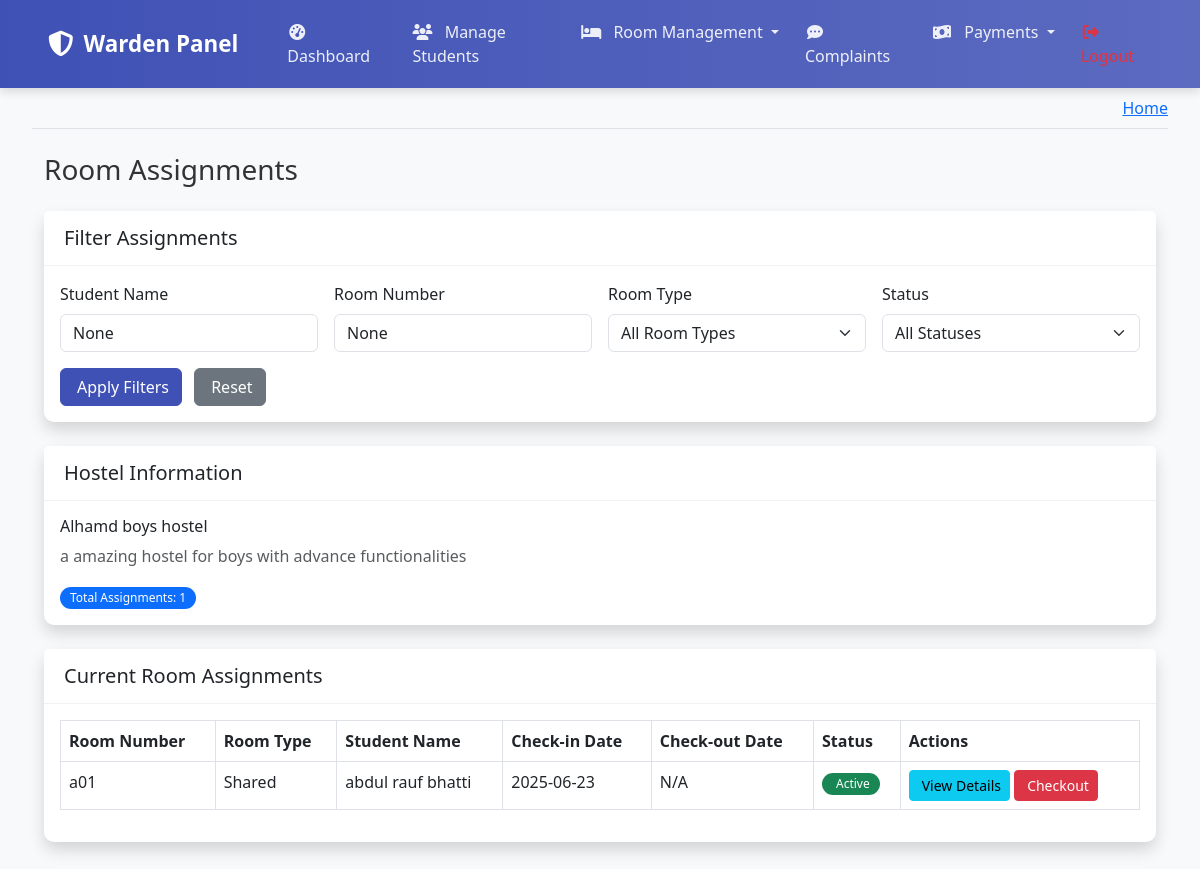
Page /warden/room-assignments/ (signed in) on the earlier database version.
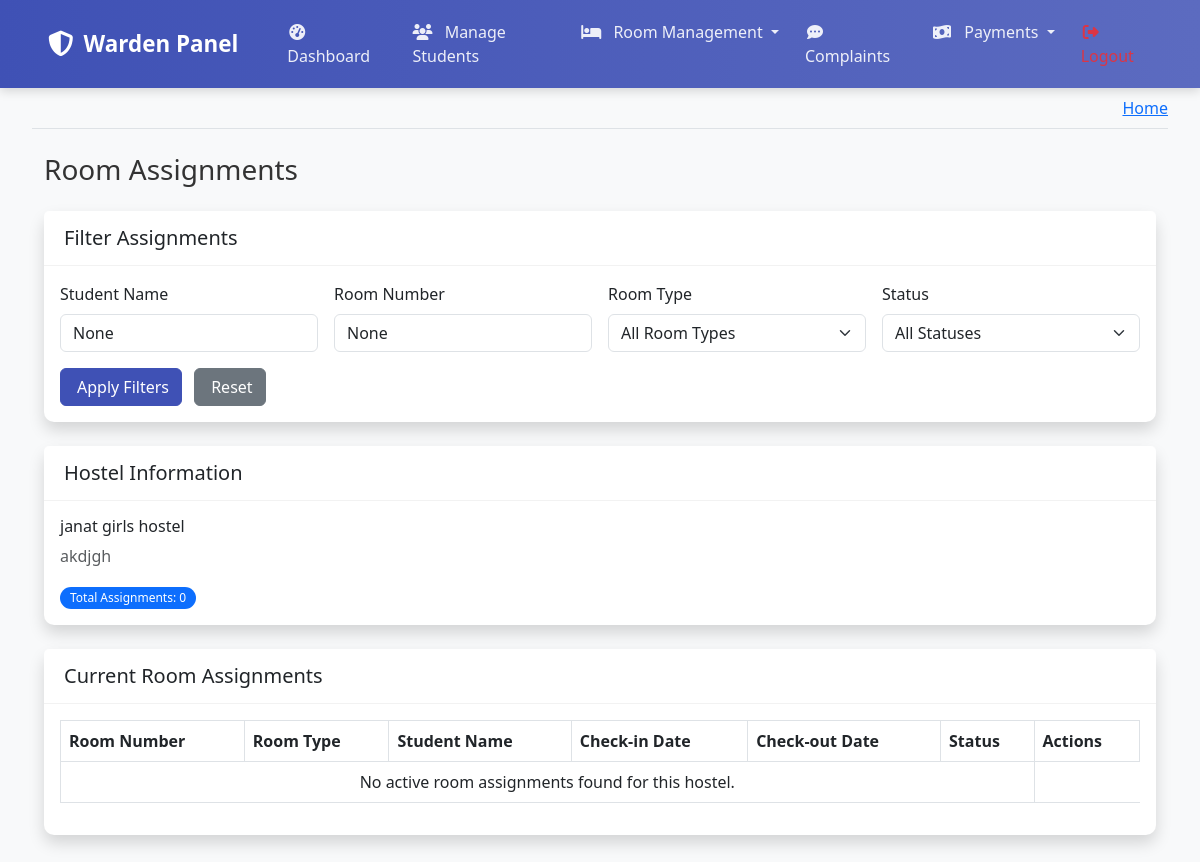
Same page on the later database version.
### coustom_admin/models.py (models this page shows, shortened)
class Hostels(models.Model):
    STATUS_CHOICES = [
        ('Active', 'Active'),
        ('Inactive', 'Inactive'),
    ]
    name = models.CharField(max_length=100)
    address = models.TextField(max_length=250)
    gender = models.CharField(default="Male", choices=[('Male', 'Male'), ('Female', 'Female')])
    contact_number = models.CharField(max_length=11)
    total_floors = models.IntegerField()
    description = models.TextField(blank=True, null=True)
    status = models.CharField(max_length=10, choices=STATUS_CHOICES, default='Active')
    created_at = models.DateTimeField(auto_now_add=True)

class RoomAssignment(models.Model):
    booking = models.OneToOneField(
        BookingRequest,
        on_delete=models.CASCADE,
        related_name='room_assignment'
    )
    room = models.ForeignKey(
        Rooms,
        on_delete=models.CASCADE,
        related_name='assignments'
    )
    assigned_date = models.DateTimeField(auto_now_add=True)
    check_in_date = models.DateField(null=True, blank=True)
    check_out_date = models.DateField(null=True, blank=True)
    is_active = models.BooleanField(default=True, db_index=True)
    notes = models.TextField(blank=True)
    assigned_by = models.ForeignKey(
        User,
        on_delete=models.SET_NULL,
        null=True,
        related_name='assigned_rooms'
    )
    class Meta:
        ordering = ['-assigned_date']
        verbose_name = 'Room Assignment'
        verbose_name_plural = 'Room Assignments'

class Rooms(models.Model):
    ROOM_TYPES = [
        ('Single', 'Single'),
        ('Double', 'Double'),
        ('Triple', 'Triple'),
        ('Quad', 'Quad'),
    ]
    ROOM_STATUS = [
        ('Available', 'Available'),
        ('Occupied', 'Occupied'),
        ('Maintenance', 'Maintenance'),
    ]
    hostel = models.ForeignKey(Hostels, on_delete=models.CASCADE, related_name='rooms')
    room_number = models.CharField(max_length=10)
    room_type = models.CharField(max_length=20, choices=ROOM_TYPES)
    capacity = models.PositiveIntegerField(default=1, validators=[MinValueValidator(1), MaxValueValidator(4)])
    current_occupants = models.PositiveIntegerField(default=0, editable=False)
    status = models.CharField(max_length=20, choices=ROOM_STATUS, default='Available')
    rent = models.DecimalField(max_digits=10, decimal_places=2, default=0.00)
    description = models.TextField(blank=True, null=True)
    floor_number = models.PositiveIntegerField()
    created_at = models.DateTimeField(auto_now_add=True)
    updated_at = models.DateTimeField(auto_now=True)
    class Meta:
        verbose_name_plural = "Rooms"
        ordering = ['floor_number', 'room_number']
        unique_together = ['hostel', 'room_number']

class BookingRequest(models.Model):
    STATUS_CHOICES = [
        ('Pending', 'Pending'),
        ('Approved', 'Approved'),
        ('Rejected', 'Rejected'),
        ('Cancelled', 'Cancelled'),
        ('Completed', 'Completed')
    ]
    student = models.ForeignKey(User, on_delete=models.CASCADE, related_name='bookings')
    hostel = models.ForeignKey('Hostels', on_delete=models.CASCADE, related_name='bookings')
    room_type = models.CharField(max_length=20, choices=[
        ('Single', 'Single'),
        ('Double', 'Double'),
        ('Shared', 'Shared')
    ])
    status = models.CharField(max_length=20, choices=STATUS_CHOICES, default='Pending')
    check_in_date = models.DateField()
    check_out_date = models.DateField(null=True, blank=True)
    request_date = models.DateTimeField(auto_now_add=True, help_text='When the booking was requested')
    class Meta:
        constraints = [
            models.UniqueConstraint(
                fields=['student'],
                condition=Q(status='Pending') | Q(status='Approved'),
                name='unique_active_booking_per_student'
            )
        ]
    updated_at = models.DateTimeField(auto_now=True)
    admin_notes = models.TextField(blank=True, null=True)
    class Meta:
        ordering = ['-request_date']

### warden/views.py (the view)
# urls.py: path('room-assignments/', views.room_assignments, name='room_assignments'),
@login_required
@user_passes_test(lambda u: hasattr(u, 'warden_profile'))
def room_assignments(request):
    warden_profile = request.user.warden_profile
    assigned_hostel = HostelWardens.objects.filter(warden=warden_profile).first().hostel if HostelWardens.objects.filter(warden=warden_profile).exists() else None
    if not assigned_hostel:
        messages.error(request, 'You are not assigned to any hostel.')
        return redirect('warden:dashboard')
    assignments = RoomAssignment.objects.filter(
        room__hostel=assigned_hostel
    ).select_related('booking__student', 'room')
    student_name = request.GET.get('student_name')
    if student_name:
        assignments = assignments.filter(
            Q(booking__student__first_name__icontains=student_name) |
            Q(booking__student__last_name__icontains=student_name)
        )
    room_number = request.GET.get('room_number')
    if room_number:
        assignments = assignments.filter(room__room_number__icontains=room_number)
    room_type = request.GET.get('room_type')
    if room_type:
        assignments = assignments.filter(room__room_type__icontains=room_type)
    status_filter = request.GET.get('status')
    if status_filter == 'active':
        assignments = assignments.filter(is_active=True)
    elif status_filter == 'inactive':
        assignments = assignments.filter(is_active=False)
    assignments = assignments.order_by('-is_active', 'room__room_number')
    context = {
        'page_title': 'Room Assignments',
        'hostel': assigned_hostel,
        'assignments': assignments,
        'total_assignments': assignments.count(),
        'student_name_filter': student_name,
        'room_number_filter': room_number,
        'room_type_filter': room_type,
        'status_filter': status_filter,
    }
    return render(request, 'warden/warden_room_assignments.html', context)

### warden/templates/warden/warden_room_assignments.html (shortened to what the changed rows need)
{% extends 'warden/warden_base.html' %}
{% load static %}
{% block content %}
<div class="container-fluid mt-4">
    <h1 class="h3 mb-4 text-gray-800">Room Assignments</h1>
    <div class="card shadow mb-4">
        <div class="card-body">
            <h6>{{ hostel.name }}</h6>
            <p class="text-muted">{{ hostel.address }}</p>
            <div class="mt-2">
                <span class="badge bg-primary me-2">Total Assignments: {{ total_assignments }}</span>
            </div>
        </div>
    </div>
    <div class="card shadow mb-4">
        <div class="card-body">
            <div class="table-responsive">
                <table class="table table-bordered table-hover" id="assignmentsTable" width="100%" cellspacing="0">
                    <thead>
                        <tr>
                            <th>Room Number</th>
                            <th>Room Type</th>
                            <th>Student Name</th>
                            <th>Check-in Date</th>
                            <th>Check-out Date</th>
                            <th>Status</th>
                            <th>Actions</th>
                        </tr>
                    </thead>
                    <tbody>
                        {% for assignment in assignments %}
                        <tr>
                            <td>{{ assignment.room.room_number }}</td>
                            <td>{{ assignment.room.room_type }}</td>
                            <td>{{ assignment.booking.student.get_full_name }}</td>
                            <td>{{ assignment.check_in_date|date:"Y-m-d" }}</td>
                            <td>{{ assignment.check_out_date|date:"Y-m-d"|default:"N/A" }}</td>
                            <td>
                                {% if assignment.is_active %}
                                    <span class="badge bg-success">Active</span>
                                {% else %}
                                    <span class="badge bg-secondary"><i class="bi bi-x-circle me-1"></i>Inactive</span>
                                {% endif %}
                            </td>
                            <td>
                                <button type="button" class="btn btn-info btn-sm view-details-btn"
                                        data-bs-toggle="modal"
                                        data-bs-target="#assignmentDetailsModal"
                                        data-assignment-id="{{ assignment.id }}">
                                     View Details
                                </button>
                                {% if assignment.is_active %}
                                <form action="{% url 'warden:checkout_student' assignment.id %}" method="POST" style="display: inline-block;">
                                    <button type="submit" class="btn btn-danger btn-sm checkout-btn"
                                            onclick="return confirm('Are you sure you want to checkout this student from room {{ assignment.room.room_number }}? This action cannot be undone.');">
                                         Checkout
                                    </button>
                                </form>
                                {% endif %}
                            </td>
                        </tr>
                        {% empty %}
                        <tr>
                            <td colspan="6" class="text-center">No active room assignments found for this hostel.</td>
                        </tr>
                        {% endfor %}
                    </tbody>
                </table>
            </div>
        </div>
    </div>
</div>
{% endblock content %}

Differences in the rows shown:
no longer on this page (row edited): Hostels: name "Alhamd boys hostel", address "a amazing hostel for boys with advance functionalities"
no longer on this page (row edited): RoomAssignment: room.room_number "a01", room.room_type "Shared", booking.student.get_full_name "abdul rauf bhatti", check_in_date "2025-06-23", check_out_date "N/A", is_active "Active"
now on this page (row unchanged): Hostels: name "janat girls hostel", address "akdjgh"
Other differences:
{{ total_assignments }}: "1" → "0"
text now shown: "No active room assignments found for this hostel."
